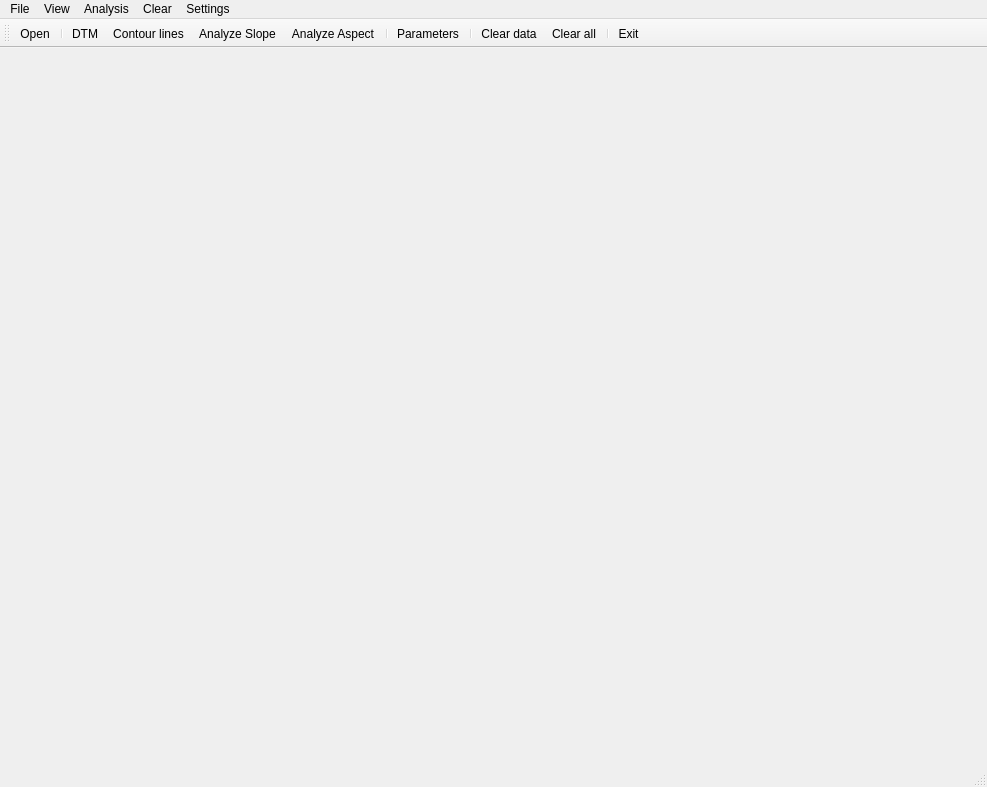
<?xml version="1.0" encoding="UTF-8"?>
<ui version="4.0">
 <class>MainForm</class>
 <widget class="QMainWindow" name="MainForm">
  <property name="geometry">
   <rect>
    <x>0</x>
    <y>0</y>
    <width>987</width>
    <height>787</height>
   </rect>
  </property>
  <property name="windowTitle">
   <string>DTM analysis</string>
  </property>
  <widget class="QWidget" name="centralwidget">
   <layout class="QHBoxLayout" name="horizontalLayout">
    <item>
     <widget class="Draw" name="Canvas" native="true"/>
    </item>
   </layout>
  </widget>
  <widget class="QMenuBar" name="menubar">
   <property name="geometry">
    <rect>
     <x>0</x>
     <y>0</y>
     <width>987</width>
     <height>22</height>
    </rect>
   </property>
   <widget class="QMenu" name="menuFile">
    <property name="title">
     <string>File</string>
    </property>
    <addaction name="actionOpen"/>
    <addaction name="separator"/>
    <addaction name="actionExit"/>
   </widget>
   <widget class="QMenu" name="menuView">
    <property name="title">
     <string>View</string>
    </property>
    <addaction name="actionPoints"/>
    <addaction name="actionDT"/>
    <addaction name="actionSlope"/>
    <addaction name="actionAspect"/>
   </widget>
   <widget class="QMenu" name="menuAnalysis">
    <property name="title">
     <string>Analysis</string>
    </property>
    <addaction name="actionDTM"/>
    <addaction name="separator"/>
    <addaction name="actionContour_lines"/>
    <addaction name="actionAnalyzeSlope"/>
    <addaction name="actionAnalyzeAspect"/>
   </widget>
   <widget class="QMenu" name="menuClear">
    <property name="title">
     <string>Clear</string>
    </property>
    <addaction name="actionClear_data"/>
    <addaction name="separator"/>
    <addaction name="actionClear_all"/>
   </widget>
   <widget class="QMenu" name="menuSettings">
    <property name="title">
     <string>Settings</string>
    </property>
    <addaction name="actionParameters"/>
   </widget>
   <addaction name="menuFile"/>
   <addaction name="menuView"/>
   <addaction name="menuAnalysis"/>
   <addaction name="menuClear"/>
   <addaction name="menuSettings"/>
  </widget>
  <widget class="QStatusBar" name="statusbar"/>
  <widget class="QToolBar" name="toolBar">
   <property name="windowTitle">
    <string>toolBar</string>
   </property>
   <attribute name="toolBarArea">
    <enum>TopToolBarArea</enum>
   </attribute>
   <attribute name="toolBarBreak">
    <bool>false</bool>
   </attribute>
   <addaction name="actionOpen"/>
   <addaction name="separator"/>
   <addaction name="actionDTM"/>
   <addaction name="actionContour_lines"/>
   <addaction name="actionAnalyzeSlope"/>
   <addaction name="actionAnalyzeAspect"/>
   <addaction name="separator"/>
   <addaction name="actionParameters"/>
   <addaction name="separator"/>
   <addaction name="actionClear_data"/>
   <addaction name="actionClear_all"/>
   <addaction name="separator"/>
   <addaction name="actionExit"/>
  </widget>
  <action name="actionOpen">
   <property name="icon">
    <iconset resource="icons.qrc">
     <normaloff>:/images/icons/open_file.png</normaloff>:/images/icons/open_file.png</iconset>
   </property>
   <property name="text">
    <string>Open</string>
   </property>
   <property name="toolTip">
    <string>Open file</string>
   </property>
  </action>
  <action name="actionExit">
   <property name="icon">
    <iconset resource="icons.qrc">
     <normaloff>:/images/icons/exit.png</normaloff>:/images/icons/exit.png</iconset>
   </property>
   <property name="text">
    <string>Exit</string>
   </property>
   <property name="toolTip">
    <string>Close application</string>
   </property>
  </action>
  <action name="actionPoints">
   <property name="checkable">
    <bool>true</bool>
   </property>
   <property name="text">
    <string>Points</string>
   </property>
  </action>
  <action name="actionDT">
   <property name="checkable">
    <bool>true</bool>
   </property>
   <property name="text">
    <string>DT</string>
   </property>
  </action>
  <action name="actionSlope">
   <property name="checkable">
    <bool>true</bool>
   </property>
   <property name="text">
    <string>Slope</string>
   </property>
  </action>
  <action name="actionAspect">
   <property name="checkable">
    <bool>true</bool>
   </property>
   <property name="text">
    <string>Aspect</string>
   </property>
  </action>
  <action name="actionDTM">
   <property name="icon">
    <iconset resource="icons.qrc">
     <normaloff>:/images/icons/triangles2.png</normaloff>:/images/icons/triangles2.png</iconset>
   </property>
   <property name="text">
    <string>DTM</string>
   </property>
   <property name="toolTip">
    <string>Create DTM</string>
   </property>
  </action>
  <action name="actionContour_lines">
   <property name="icon">
    <iconset resource="icons.qrc">
     <normaloff>:/images/icons/contours2.png</normaloff>:/images/icons/contours2.png</iconset>
   </property>
   <property name="text">
    <string>Contour lines</string>
   </property>
   <property name="toolTip">
    <string>Ceate contour lines</string>
   </property>
  </action>
  <action name="actionAnalyzeSlope">
   <property name="icon">
    <iconset resource="icons.qrc">
     <normaloff>:/images/icons/slope2.png</normaloff>:/images/icons/slope2.png</iconset>
   </property>
   <property name="text">
    <string>Analyze Slope</string>
   </property>
   <property name="toolTip">
    <string>Analyze DTM Slope</string>
   </property>
  </action>
  <action name="actionAnalyzeAspect">
   <property name="icon">
    <iconset resource="icons.qrc">
     <normaloff>:/images/icons/orientation2.png</normaloff>:/images/icons/orientation2.png</iconset>
   </property>
   <property name="text">
    <string>Analyze Aspect</string>
   </property>
  </action>
  <action name="actionClear_data">
   <property name="icon">
    <iconset resource="icons.qrc">
     <normaloff>:/images/icons/clear.png</normaloff>:/images/icons/clear.png</iconset>
   </property>
   <property name="text">
    <string>Clear data</string>
   </property>
  </action>
  <action name="actionClear_all">
   <property name="icon">
    <iconset resource="icons.qrc">
     <normaloff>:/images/icons/clear_all.png</normaloff>:/images/icons/clear_all.png</iconset>
   </property>
   <property name="text">
    <string>Clear all</string>
   </property>
  </action>
  <action name="actionParameters">
   <property name="icon">
    <iconset resource="icons.qrc">
     <normaloff>:/images/icons/settings.png</normaloff>:/images/icons/settings.png</iconset>
   </property>
   <property name="text">
    <string>Parameters</string>
   </property>
   <property name="toolTip">
    <string>Setting parameters</string>
   </property>
  </action>
 </widget>
 <customwidgets>
  <customwidget>
   <class>Draw</class>
   <extends>QWidget</extends>
   <header>draw.h</header>
   <container>1</container>
  </customwidget>
 </customwidgets>
 <resources>
  <include location="icons.qrc"/>
 </resources>
 <connections/>
</ui>
